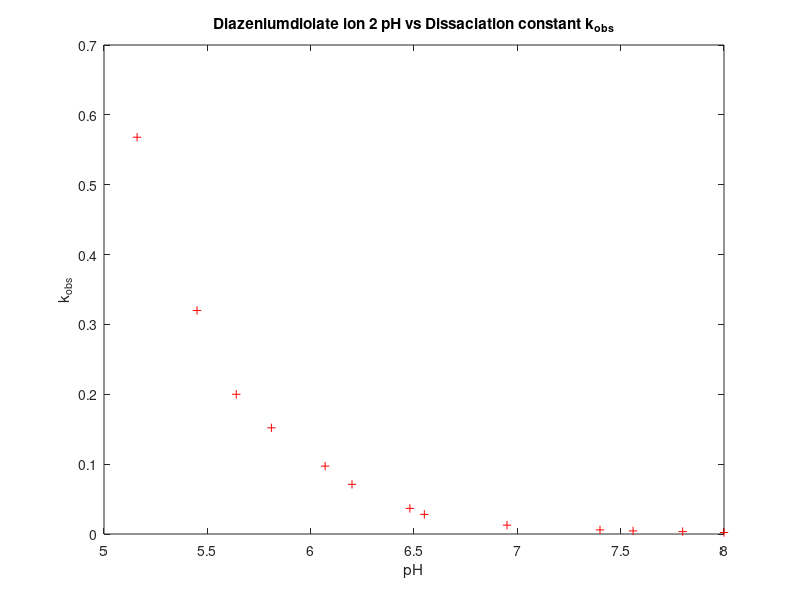
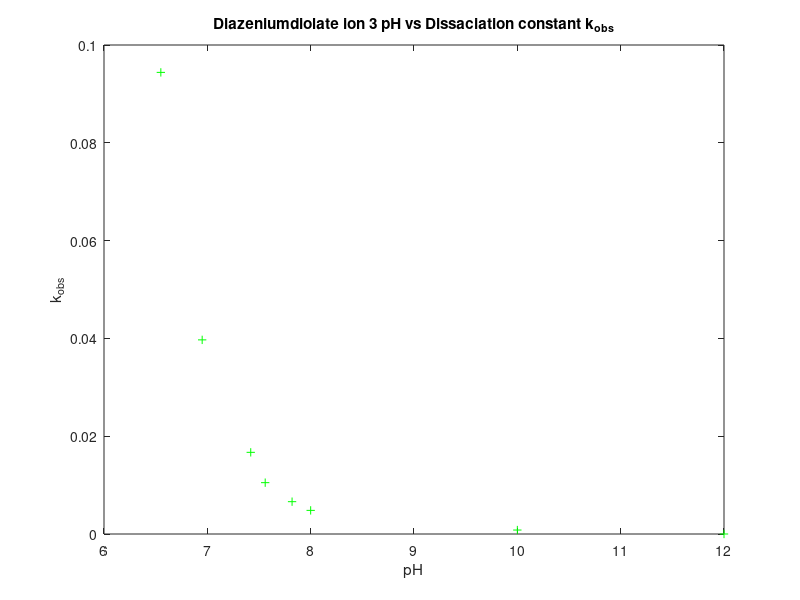
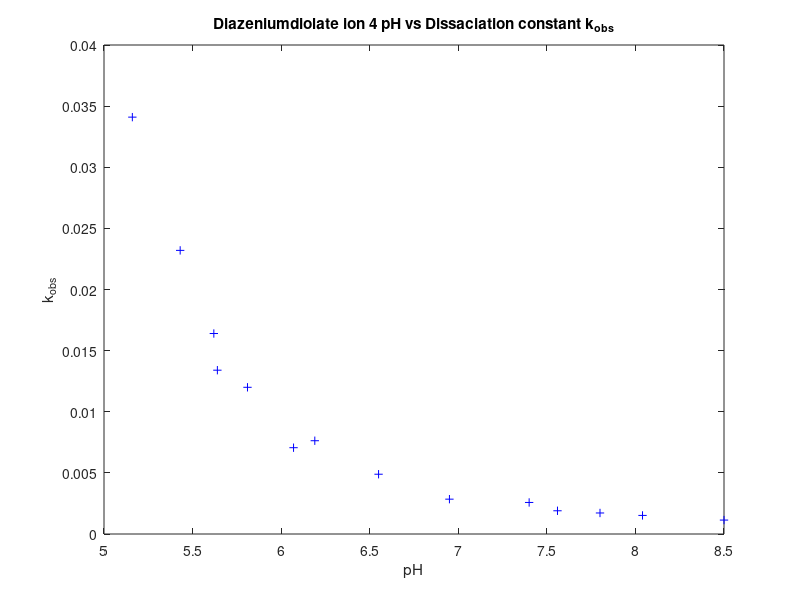
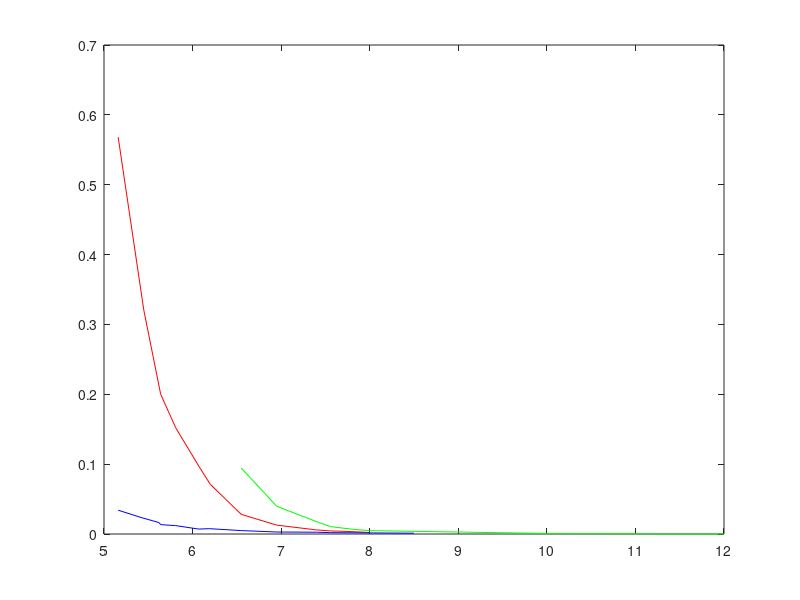

Source code (MATLAB) for these figures, in order:
%% Mikhail Grushko - Diazeniumdiolate ions concentration Modeling script

%% Cleanup

clearvars;
close all;
clc;

%% Diazeniumdiolate ion 2 pH vs Dissaciation constant data

figure;
pH2 = [8.00, 7.8, 7.56, 7.40, 6.95, 6.55, 6.48, 6.20, 6.07, 5.81, 5.64, 5.45, 5.16];
kobs2 = [0.00215, 0.00345, 0.00438, 0.00585, 0.0127, 0.0281, 0.0367, 0.0711, 0.0972, 0.152, 0.2, 0.32, 0.568];
plot(pH2, kobs2, 'r+');
title('Diazeniumdiolate ion 2 pH vs Dissaciation constant k_{obs}');
xlabel('pH')
ylabel('k_{obs}')

hold on;

%% Diazeniumdiolate ion 3 pH vs Dissaciation constant data

figure;
pH3 = [12, 10, 8, 7.82, 7.56, 7.42, 6.95, 6.55];
kobs3 = [8.2*10^(-7), 0.000810, 0.00483, 0.00661, 0.0105, 0.0167, 0.0397, 0.0944];
plot(pH3, kobs3, 'g+');
title('Diazeniumdiolate ion 3 pH vs Dissaciation constant k_{obs}');
xlabel('pH')
ylabel('k_{obs}')

%% Diazeniumdiolate ion 4 pH vs Dissaciation constant data

figure;
pH4 = [8.5, 8.04, 7.8, 7.56, 7.4, 6.95, 6.55, 6.19, 6.07, 5.81, 5.64, 5.62, 5.43, 5.16];
kobs4 = [0.00114, 0.00152, 0.00172, 0.0019, 0.00258, 0.00285, 0.00489, 0.00763, 0.00706, 0.0120, 0.0134, 0.0164, 0.0232, 0.0341];
plot(pH4, kobs4, 'b+');
title('Diazeniumdiolate ion 4 pH vs Dissaciation constant k_{obs}');
xlabel('pH')
ylabel('k_{obs}')

%% Data Overlay

figure;
plot(pH2, kobs2, 'r');
hold on;
plot(pH3, kobs3, 'g');
plot(pH4, kobs4, 'b');

%% Diazeniumdiolate ion 6 pH vs Dissaciation constant data

figure;
pH6 = [7.46, 7.24, 7.08, 6.80, 6.31, 6.08, 5.88, 5.04, 4.50, 4.47, 3.85, 3.44, 3.43, 3.30, 3.17, 2.99, 2.81, 2.56, 2.42, 2.04];
kobs6 = [7.98*10^(-6), 1.42*10^(-5), 1.87*10^(-5), 3.17*10^(-5), 7.43*10^(-5), 1.03*10^(-4), 1.63*10^(-4), 6.31*10^(-4), 2.06*10^(-3), 2.37*10^(-3), 5.828*10^(-3), 9.72*10^(-3), 0.0119, 0.0152, 0.0146, 0.0140, 0.0245, 0.0222, 0.0264, 0.0295];
halflife = [24.1, 13.6, 10.3, 6.1, 2.6, 1.9, 1.2, 0.305, 0.0933, 0.0816, 0.0333, 0.02, 0.0161, 0.0127, 0.0130, 0.0138, 0.0077, 0.0086, 0.0072, 0.0066];
plot(pH6, kobs6, 'b+');
title('Diazeniumdiolate ion 4 pH vs Dissaciation constant k_{obs}');
xlabel('pH')
ylabel('k_{obs}')
figure;
plot(pH6, halflife, 'b+');
title('Diazeniumdiolate ion 4 pH vs Dissaciation constant k_{obs}');
xlabel('pH')
ylabel('k_{obs}')

%% Model Fitting 